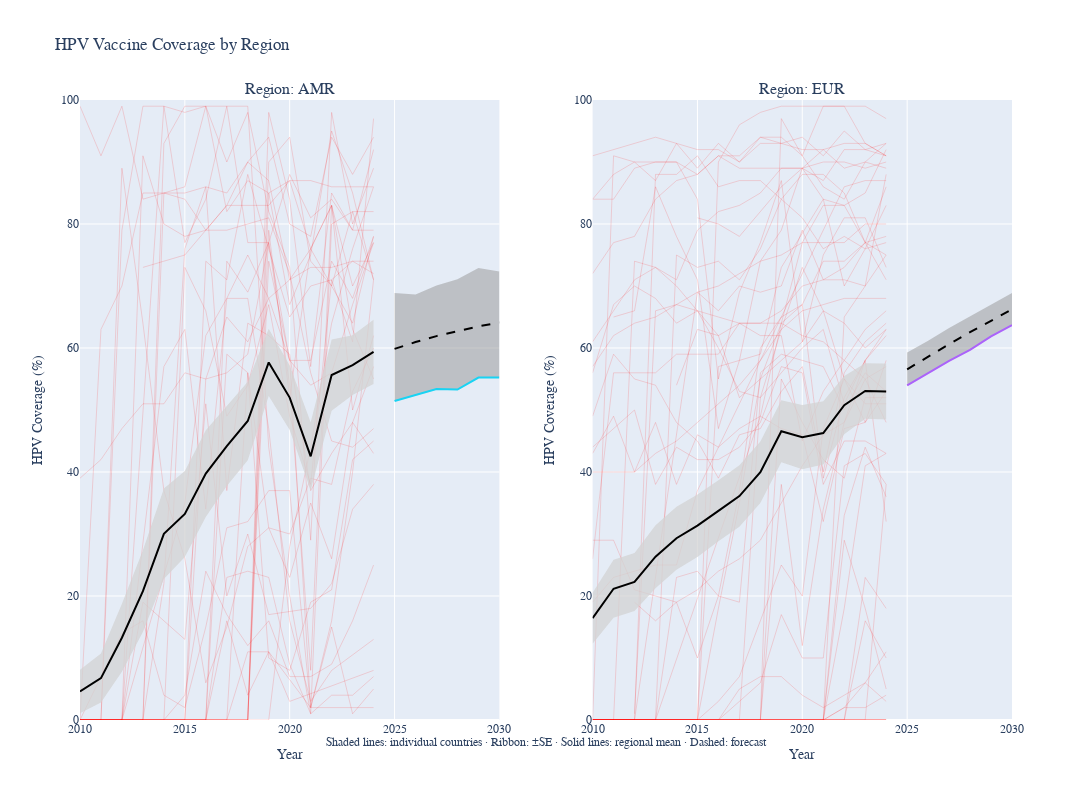

The notebook cell this image was saved under:
### Code cell
regions = ["AMR", "EUR"]
# Create subplots (2 rows, 3 columns for 6 regions)
fig2 = make_subplots(
    rows=1,
    cols=2,
    subplot_titles=[f"Region: {region}" for region in regions]
)

for idx, region in enumerate(regions):
    row = (idx // 3) + 1
    col = (idx % 3) + 1

    region_data = vax_name[vax_name["REGION"] == region].dropna(subset=["mean_coverage"]).sort_values("YEAR")
    country_data = vax[vax["REGION"] == region]

    # Set index for region_data (already datetime)
    region_data = region_data.set_index("YEAR")
    region_data.index.freq = 'YS'  # Explicitly set frequency to suppress warnings

    # Plot individual country lines
    for country in country_data["NAME"].unique():
        country_subset = country_data[country_data["NAME"] == country].dropna(subset=["COVERAGE"])
        if not country_subset.empty:
            fig2.add_trace(
                go.Scatter(
                    x=country_subset["YEAR"],
                    y=country_subset["COVERAGE"],
                    mode="lines",
                    line=dict(color="red", width=0.5),
                    opacity=0.3,
                    hovertemplate=f"{country}<br>Year: %{{x}}<br>Coverage: %{{y}}%<extra></extra>",
                    showlegend=False,
                ),
                row=row,
                col=col,
            )

    # Ribbon: ± SE
    fig2.add_trace(
        go.Scatter(
            x=region_data.index,
            y=region_data["mean_coverage"] + region_data["se_coverage"],
            mode="lines",
            line=dict(width=0),
            hoverinfo="skip",
            showlegend=False,
        ),
        row=row,
        col=col,
    )

    fig2.add_trace(
        go.Scatter(
            x=region_data.index,
            y=region_data["mean_coverage"] - region_data["se_coverage"],
            mode="lines",
            line=dict(width=0),
            fill="tonexty",
            fillcolor="rgba(211,211,211,0.75)",
            hoverinfo="skip",
            showlegend=False,
        ),
        row=row,
        col=col,
    )

    # Regional mean
    fig2.add_trace(
        go.Scatter(
            x=region_data.index,
            y=region_data["mean_coverage"],
            mode="lines",
            line=dict(color="black", width=2),
            hovertemplate="Regional Mean<br>Year: %{x}<br>Coverage: %{y}%<extra></extra>",
            showlegend=False,
        ),
        row=row,
        col=col,
    )

    # Forecast to 2030
    last_year = region_data.index.max()
    horizon = (pd.Timestamp('2030-01-01') - last_year).days // 365

    if horizon > 0 and len(region_data) >= 2:
        ts = region_data["mean_coverage"]

        try:
            model = ExponentialSmoothing(ts, trend="add", damped_trend=True).fit()
            forecast_years = pd.date_range(start=last_year + pd.DateOffset(years=1), end='2030-01-01', freq='YS')
            forecast_mean = model.forecast(len(forecast_years))

            sims = model.simulate(nsimulations=len(forecast_years), repetitions=1000, error="add")
            lower = sims.quantile(0.05, axis=1)
            upper = sims.quantile(0.95, axis=1)

            forecast_df = pd.DataFrame({
                "YEAR": forecast_years,
                "mean": forecast_mean.values,
                "lower": lower.values,
                "upper": upper.values,
            })

            # Forecast CI ribbon
            fig2.add_trace(
                go.Scatter(
                    x=forecast_df["YEAR"],
                    y=forecast_df["upper"],
                    mode="lines",
                    line=dict(width=0),
                    hoverinfo="skip",
                    showlegend=False,
                ),
                row=row,
                col=col,
            )

            fig2.add_trace(
                go.Scatter(
                    x=forecast_df["YEAR"],
                    y=forecast_df["lower"],
                    mode="lines",
                    fill="tonexty",
                    fillcolor="rgba(150,150,150,0.5)",
                    hoverinfo="skip",
                    showlegend=False,
                ),
                row=row,
                col=col,
            )

            # Forecast mean
            fig2.add_trace(
                go.Scatter(
                    x=forecast_df["YEAR"],
                    y=forecast_df["mean"],
                    mode="lines",
                    line=dict(color="black", dash="dash", width=2),
                    hovertemplate="Forecast<br>Year: %{x}<br>Coverage: %{y:.1f}%<extra></extra>",
                    showlegend=False,
                ),
                row=row,
                col=col,
            )
        except Exception as e:
            print(f"Forecast failed for region {region}: {e}")

# Layout
fig2.update_layout(
    font=dict(family="Times New Roman"),
    title="HPV Vaccine Coverage by Region",
    height=800,
    width=1200,
)

fig2.update_xaxes(title_text="Year", autorange=True)
fig2.update_yaxes(title_text="HPV Coverage (%)", range=[0, 100], autorange=False)

fig2.add_annotation(
    text="Shaded lines: individual countries · Ribbon: ±SE · Solid lines: regional mean · Dashed: forecast",
    xref="paper",
    yref="paper",
    x=0.5,
    y=-0.05,
    showarrow=False,
    font=dict(size=12),
)

fig2.show()
